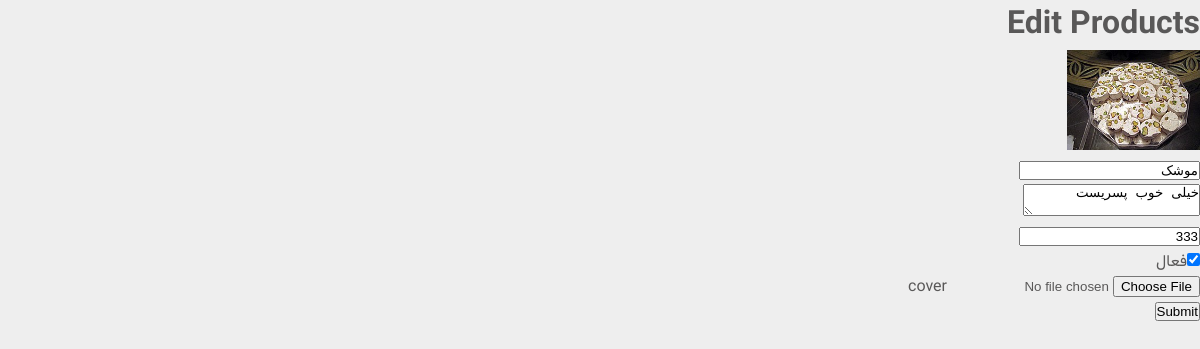
The app's page /admin/dashboard/edit-products/4 (signed in) with its own data.
### models/product.py (models this page shows)
class Product(db.Model):
    __tablename__ = "products"
    id = Column(Integer, primary_key=True)
    name = Column(String, unique=True, nullable=False, index=True)
    description = Column(String, nullable=False, index=True)
    price = Column(Integer, nullable=False, index=True)
    active = Column(Integer, nullable=False, index=True)

### blueprint/admin.py (the view, shortened to what this page needs)
@app.route('/admin/dashboard/edit-products/<id>', methods=["GET", "POST"])
def edit_products(id):  # put application's code here
    product = Product.query.filter(Product.id == id).first_or_404()
    if request.method == "GET":
        return render_template("admin/edit-products.html", product=product)

### app.py (called while the page is built)
@login_manager.user_loader
def load_user(user_id):
    return User.query.filter(user_id == User.id).first()

### blueprint/admin.py (called while the page is built)
@app.before_request
def before_request():
    if (session.get('admin_login', None) is None) and (request.endpoint != "admin.login"):
        abort(403)

### templates/admin/edit-products.html (shortened to what this page needs)
{% extends "base.html" %}
{% block body %}
    <h1> Edit Products</h1>
    <img style="height:100px" src="/static/cover/{{ product.id }}.jpg">
    <form action="#" method="POST" enctype="multipart/form-data">
        <label><input type="text" name="name" value="{{ product.name }}"></label><br>
        <label><textarea name="description">{{ product.description }}</textarea></label><br>
        <label><input type="number" name="price" value="{{ product.price }}"></label><br>
        <label><input type="checkbox" name="active" value="1" {{ "checked" if product.active==1 }}>فعال</label><br>
         <label><input type="file" name="cover">cover</label><br>
        <input type="submit">
    </form>
{% endblock %}

### static/css/index.css (style rules this page uses)
body { padding: 0px; margin: 0px; font-size: 16px; background: #eeeeee; color: var(--fontcolor--); font-family: Vazirmatn; }
:root { --fontcolor-- : #595858; }
* { transition: all 200ms; margin: 0; padding: 0; }

### records on screen
Product: name "موشک", description "خیلی خوب پسریست", price "333"
